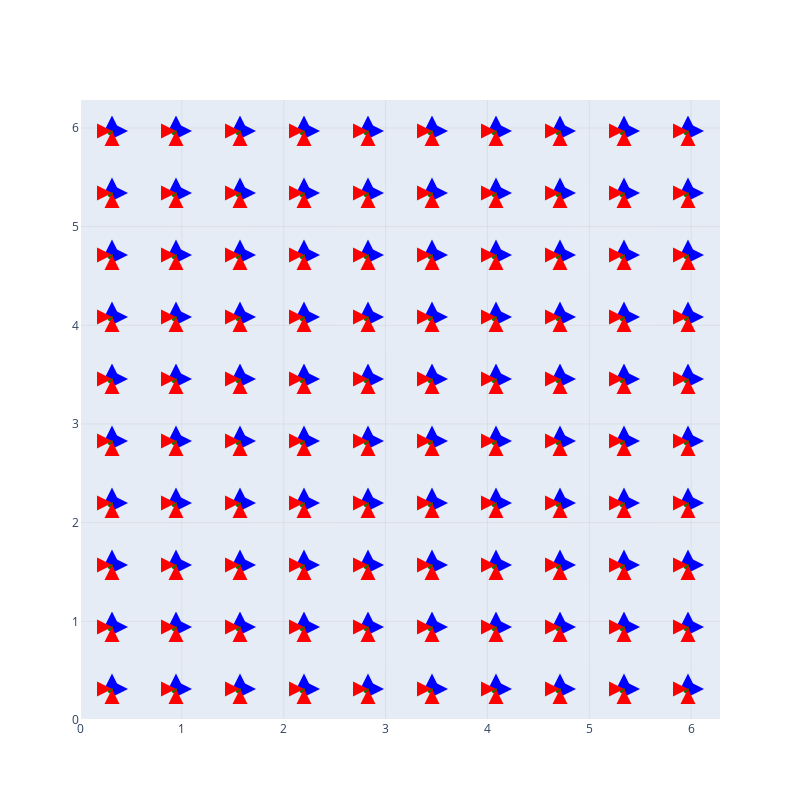

This figure's notebook cell:
### Code cell
fig = go.Figure()
fig.add_trace(go.Scatter(
    x=coords_r[:,0], y=coords_r[:,1],
    mode='markers',
    marker=dict(color='green', size=10),
    name='Cell Centres',
    showlegend=False
))
for i in range(len(owner)):
    fig.add_annotation(ax=arrowo_x[i],ay=arrowo_y[i],
    x=arrowo_x_end[i], y=arrowo_y_end[i],
    xref="x", yref="y",axref="x", ayref="y",arrowhead=2,arrowsize=1.5,arrowwidth=2,showarrow=True, arrowcolor='Blue')
for i in range(len(neighbour)):
    fig.add_annotation(ax=arrown_x[i],ay=arrown_y[i],
    x=arrown_x_end[i], y=arrown_y_end[i],
    xref="x", yref="y",axref="x", ayref="y",arrowhead=2,arrowsize=1.5,arrowwidth=2,showarrow=True, arrowcolor='Red')

fig.update_layout(
    xaxis=dict(range=[0, 2*np.pi], showgrid=True, gridwidth=0.5, gridcolor='lightgray'),
    yaxis=dict(range=[0, 2*np.pi], showgrid=True, gridwidth=0.5, gridcolor='lightgray'),
    width=800, height=800,
    hovermode='closest'
)
fig.show()
